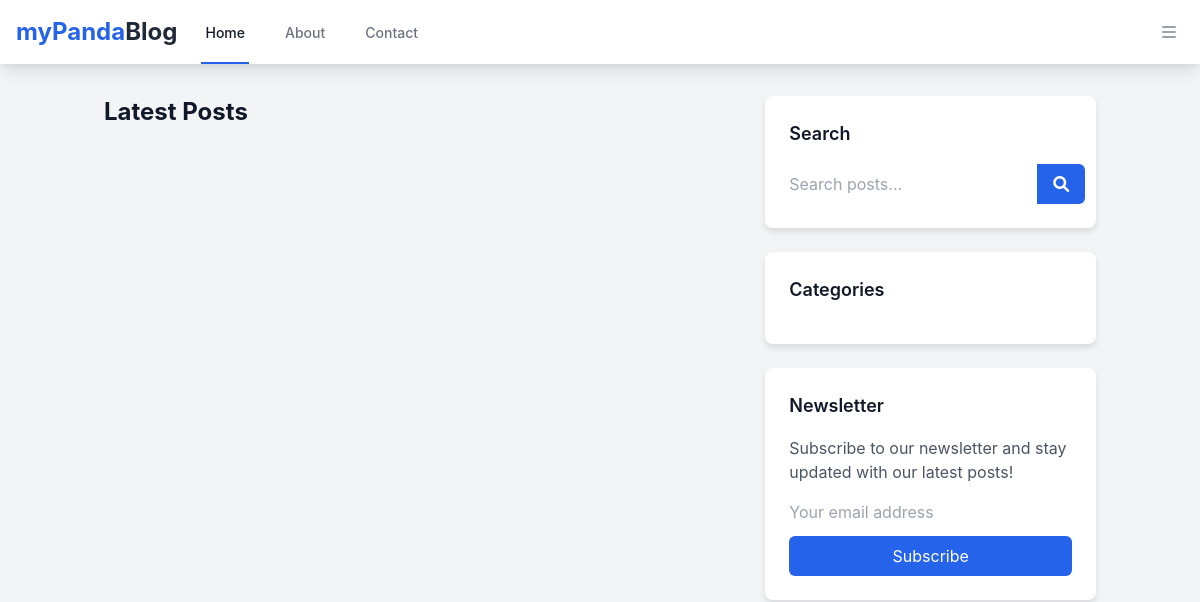
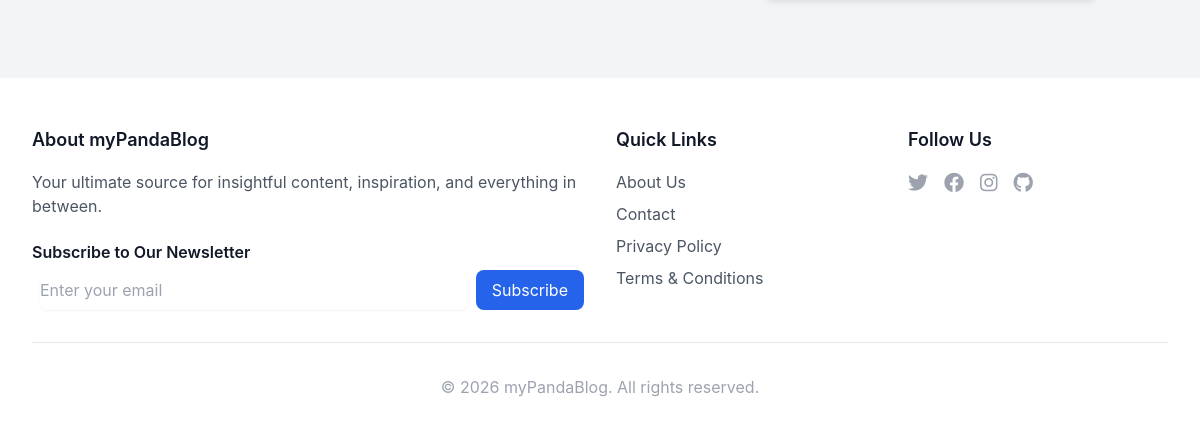
The app's page /, older data (2 pictures, top to bottom).
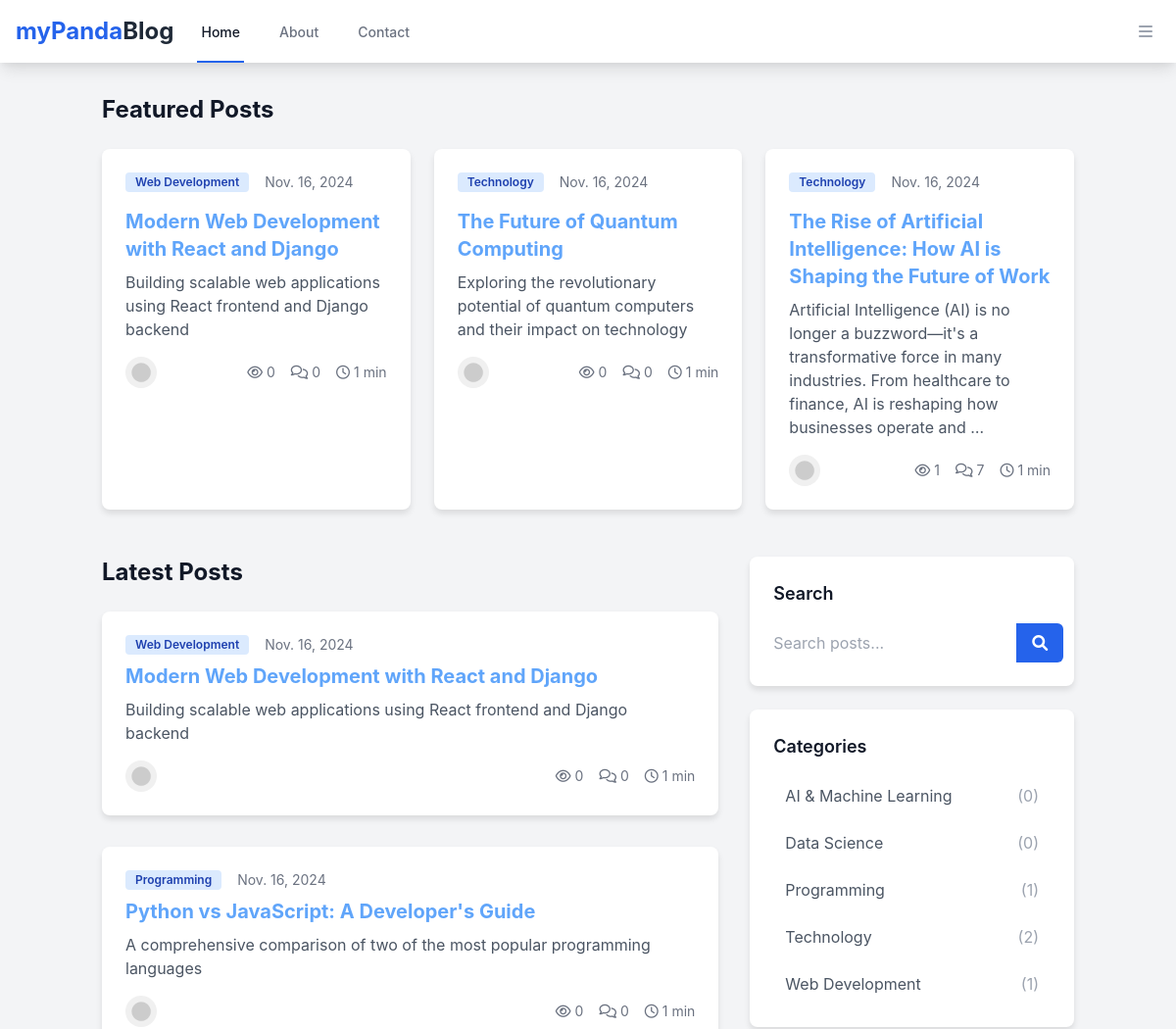
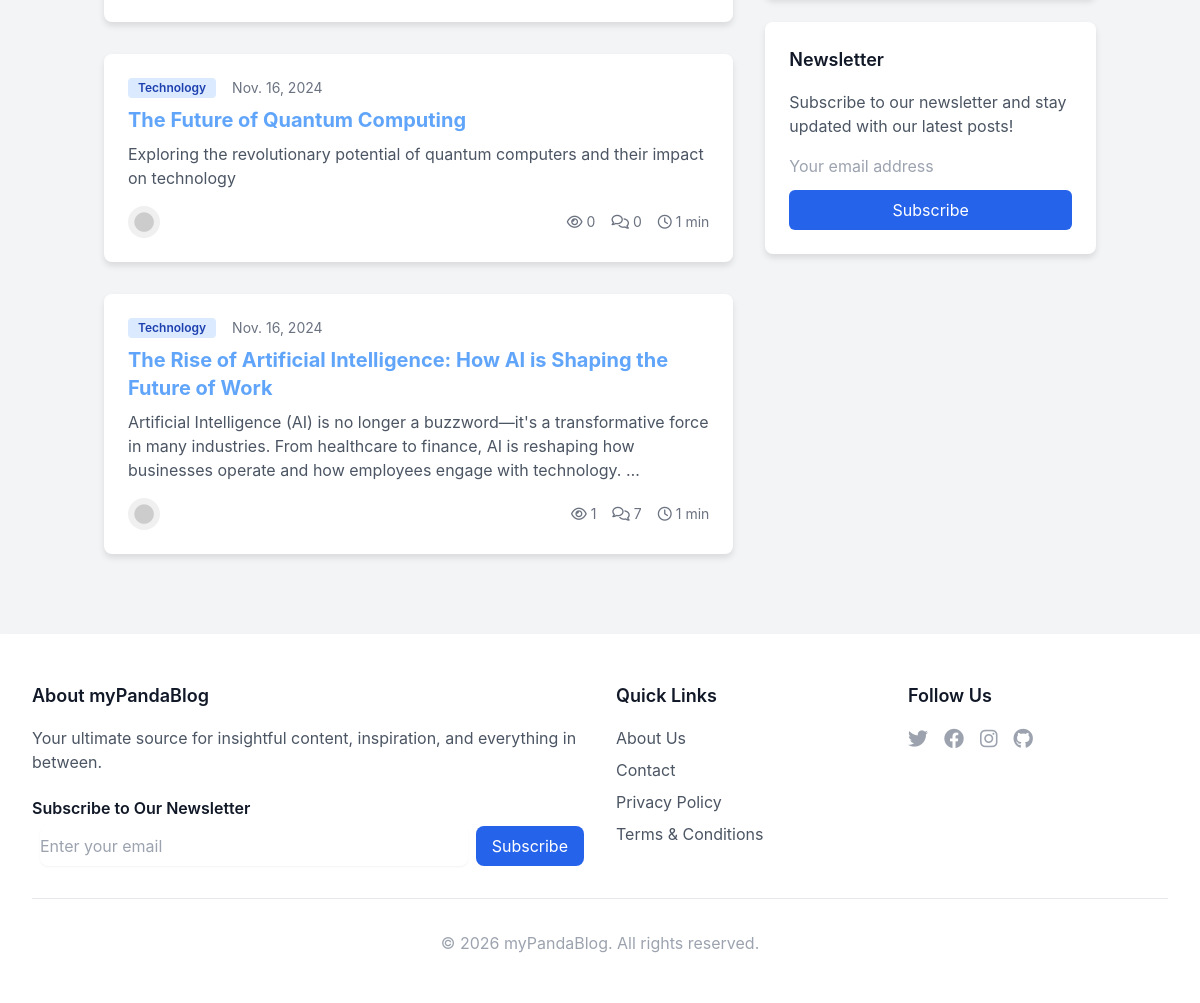
The same page, newer data (2 pictures, top to bottom).
### blog/models.py (models this page shows, shortened)
class Post(models.Model):
    ACTIVE = 'active'
    DRAFT = 'draft'
    SCHEDULED = 'scheduled'
    CHOICES_STATUS = (
        (ACTIVE, 'Active'),
        (DRAFT, 'Draft'),
        (SCHEDULED, 'Scheduled'),
    )
    title = models.CharField(max_length=255, db_index=True)
    slug = models.SlugField(db_index=True, unique=True)
    category = models.ForeignKey(Category, related_name="posts", on_delete=models.CASCADE)
    intro = CKEditor5Field(blank=True, null=True, config_name='default')
    content = CKEditor5Field(blank=True, null=True, config_name='default')
    created_at = models.DateTimeField(auto_now_add=True)
    updated_at = models.DateTimeField(auto_now=True)
    published_at = models.DateTimeField(null=True, blank=True)
    status = models.CharField(max_length=10, choices=CHOICES_STATUS, default=DRAFT)
    image = models.ImageField(upload_to="uploads/", null=True, blank=True)
    video_url = models.URLField(blank=True, help_text="YouTube or Vimeo URL")
    meta_title = models.CharField(max_length=60, blank=True, help_text="SEO meta title")
    meta_description = models.CharField(max_length=160, blank=True, help_text="SEO meta description")
    canonical_url = models.URLField(blank=True, help_text="Canonical URL if this is a repost")
    views_count = models.PositiveIntegerField(default=0)
    featured = models.BooleanField(default=False)
    tags = TaggableManager(blank=True)
    class Meta:
        ordering = ["-created_at"]
        indexes = [
            models.Index(fields=['created_at', 'status']),
            models.Index(fields=['category', 'status']),
            models.Index(fields=['status', 'published_at']),
        ]
    @property
    def reading_time(self):
        text = strip_tags(self.content)
        words = len(text.split())
        minutes = round(words / 200)  # Average reading speed of 200 words per minute
        return max(1, minutes)  # Minimum 1 minute reading time

class Category(models.Model):
    title = models.CharField(max_length=255, db_index=True)
    slug = models.SlugField(db_index=True, unique=True)
    description = models.TextField(blank=True)
    meta_description = models.CharField(max_length=160, blank=True, help_text="SEO meta description")
    class Meta:
        ordering = ["title"]
        verbose_name_plural = "Categories"
    def __str__(self):
        return self.title

### blog/views.py (the view)
# urls.py: path('', views.frontpage, name='frontpage'),
def frontpage(request):
    featured_posts = Post.objects.filter(status=Post.ACTIVE, featured=True).select_related(
        'category'
    ).annotate(
        comment_count=Count('comments', filter=Q(comments__is_approved=True))
    ).order_by('-created_at')[:3]
    posts = Post.objects.filter(status=Post.ACTIVE).select_related(
        'category'
    ).annotate(
        comment_count=Count('comments', filter=Q(comments__is_approved=True))
    ).order_by('-created_at')
    categories = Category.objects.all().annotate(
        post_count=Count('posts', filter=Q(posts__status=Post.ACTIVE))
    )
    paginator = Paginator(posts, 10)
    page = request.GET.get('page')
    try:
        posts = paginator.page(page)
    except PageNotAnInteger:
        posts = paginator.page(1)
    except EmptyPage:
        posts = paginator.page(paginator.num_pages)
    context = {
        'posts': posts,
        'featured_posts': featured_posts,
        'categories': categories,
    }
    return render(request, 'frontpage.html', context)

### templates/frontpage.html (shortened to what this page needs)
{% extends 'base.html' %}
{% load static %}
{% block content %}
<div class="max-w-7xl mx-auto">
    {% if featured_posts %}
    <div class="mb-12">
        <h2 class="text-2xl font-bold text-gray-900 mb-6">Featured Posts</h2>
        <div class="grid grid-cols-1 md:grid-cols-3 gap-6">
            {% for post in featured_posts|slice:":3" %}
            <div class="bg-white rounded-lg shadow-md overflow-hidden hover:shadow-lg transition-shadow duration-300">
                <div class="p-6">
                    <div class="flex items-center mb-4">
                        <span class="bg-blue-100 text-blue-800 text-xs font-semibold px-2.5 py-0.5 rounded">{{ post.category }}</span>
                        <span class="text-gray-500 text-sm ml-4">{{ post.created_at|date }}</span>
                    </div>
                    <h3 class="text-xl font-bold text-gray-900 mb-2">
                        <a href="{% url 'blog:post_detail' post.category.slug post.slug %}" class="hover:text-blue-600">{{ post.title }}</a>
                    </h3>
                    <p class="text-gray-600 mb-4">{{ post.intro|striptags|truncatewords:25 }}</p>
                    <div class="flex items-center justify-between">
                        <div class="flex items-center">
                            <img src="{% static 'images/default-avatar.png' %}"
                                 alt="Author avatar"
                                 class="w-8 h-8 rounded-full">
                        </div>
                        <div class="flex items-center space-x-4 text-sm text-gray-500">
                            <div class="flex items-center">
                                <i class="far fa-eye mr-1"></i>
                                {{ post.views_count }}
                            </div>
                            <div class="flex items-center">
                                <i class="far fa-comments mr-1"></i>
                                {{ post.comment_count }}
                            </div>
                            <div class="flex items-center">
                                <i class="far fa-clock mr-1"></i>
                                {{ post.reading_time }} min
                            </div>
                        </div>
                    </div>
                </div>
            </div>
            {% endfor %}
        </div>
    </div>
    {% endif %}
    <div class="flex flex-col md:flex-row gap-8">
        <div class="w-full md:w-2/3">
            <h2 class="text-2xl font-bold text-gray-900 mb-6">Latest Posts</h2>
            <div class="space-y-8">
                {% for post in posts %}
                <article class="bg-white rounded-lg shadow-md overflow-hidden hover:shadow-lg transition-shadow duration-300">
                    <div class="md:flex">
                        <div class="p-6">
                            <div class="flex items-center mb-2">
                                <span class="bg-blue-100 text-blue-800 text-xs font-semibold px-2.5 py-0.5 rounded">{{ post.category }}</span>
                                <span class="text-gray-500 text-sm ml-4">{{ post.created_at|date }}</span>
                            </div>
                            <h3 class="text-xl font-bold text-gray-900 mb-2">
                                <a href="{% url 'blog:post_detail' post.category.slug post.slug %}" class="hover:text-blue-600">{{ post.title }}</a>
                            </h3>
                            <p class="text-gray-600 mb-4">{{ post.intro|striptags|truncatewords:30 }}</p>
                            <div class="flex items-center justify-between">
                                <div class="flex items-center">
                                    <img src="{% static 'images/default-avatar.png' %}"
                                         alt="Author avatar"
                                         class="w-8 h-8 rounded-full">
                                </div>
                                <div class="flex items-center space-x-4 text-sm text-gray-500">
                                    <div class="flex items-center">
                                        <i class="far fa-eye mr-1"></i>
                                        {{ post.views_count }}
                                    </div>
                                    <div class="flex items-center">
                                        <i class="far fa-comments mr-1"></i>
                                        {{ post.comment_count }}
                                    </div>
                                    <div class="flex items-center">
                                        <i class="far fa-clock mr-1"></i>
                                        {{ post.reading_time }} min
                                    </div>
                                </div>
                            </div>
                        </div>
                    </div>
                </article>
                {% endfor %}
            </div>
        </div>
        <div class="w-full md:w-1/3">
            <div class="bg-white rounded-lg shadow-md p-6 mb-6">
                <h3 class="text-lg font-semibold text-gray-900 mb-4">Search</h3>
                <form action="{% url 'blog:search' %}" method="get">
                    <div class="flex">
                        <input type="text" name="query" placeholder="Search posts..."
                               class="flex-1 rounded-l-md border-gray-300 focus:border-blue-500 focus:ring-blue-500">
                        <button type="submit" class="px-4 py-2 bg-blue-600 text-white rounded-r-md hover:bg-blue-700">
                            <i class="fas fa-search"></i>
                        </button>
                    </div>
                </form>
            </div>
            <div class="bg-white rounded-lg shadow-md p-6 mb-6">
                <h3 class="text-lg font-semibold text-gray-900 mb-4">Categories</h3>
                <div class="space-y-2">
                    {% for category in categories %}
                    <a href="{% url 'blog:category_detail' category.slug %}"
                       class="block px-3 py-2 text-gray-600 hover:text-blue-600 hover:bg-gray-50 rounded-md">
                        {{ category.title }}
                        <span class="float-right text-gray-400">({{ category.posts.count }})</span>
                    </a>
                    {% endfor %}
                </div>
            </div>
            <div class="bg-white rounded-lg shadow-md p-6">
                <h3 class="text-lg font-semibold text-gray-900 mb-4">Newsletter</h3>
                <p class="text-gray-600 mb-4">Subscribe to our newsletter and stay updated with our latest posts!</p>
                <form method="POST" action="{% url 'blog:newsletter_signup' %}">
                    <input type="email" name="email" placeholder="Your email address" required
                           class="w-full rounded-md border-gray-300 mb-3 focus:border-blue-500 focus:ring-blue-500">
                    <button type="submit"
                            class="w-full px-4 py-2 bg-blue-600 text-white rounded-md hover:bg-blue-700">
                        Subscribe
                    </button>
                </form>
            </div>
        </div>
    </div>
</div>
{% endblock %}

### templates/base.html (shortened to what this page needs)
{% load static %}
<!DOCTYPE html>
<html lang="en" class="h-full">
<head>
    <link rel="stylesheet" href="https://cdnjs.cloudflare.com/ajax/libs/tailwindcss/2.2.19/tailwind.min.css">
    <link rel="stylesheet" href="https://cdnjs.cloudflare.com/ajax/libs/font-awesome/6.0.0/css/all.min.css">
    <link rel="stylesheet" href="https://unpkg.com/tippy.js@6/dist/tippy.css">
    <link rel="stylesheet" href="{% static 'css/main.css' %}">
</head>
<body class="h-full flex flex-col bg-gray-100 font-family-karla">
    <nav class="bg-white shadow-lg sticky top-0 z-50">
        <div class="max-w-7xl mx-auto px-4">
            <div class="flex justify-between h-16">
                <div class="flex">
                    <div class="flex-shrink-0 flex items-center">
                        <a href="{% url 'blog:frontpage' %}" class="text-2xl font-bold text-blue-600">myPanda<span class="text-gray-800">Blog</span></a>
                    </div>
                    {% url 'blog:frontpage' as url_home %}
                    {% url 'blog:about' as url_about %}
                    {% url 'blog:contact' as url_contact %}
                    <div class="hidden md:ml-6 md:flex md:space-x-8">
                        <a href="{{ url_home }}" class="inline-flex items-center px-1 pt-1 border-b-2 text-sm font-medium {% if request.path == url_home %}border-blue-600 text-gray-900{% else %}border-transparent text-gray-500 hover:text-gray-900 hover:border-gray-300{% endif %}">Home</a>
                        <a href="{{ url_about }}" class="inline-flex items-center px-1 pt-1 border-b-2 text-sm font-medium {% if request.path == url_about %}border-blue-600 text-gray-900{% else %}border-transparent text-gray-500 hover:text-gray-900 hover:border-gray-300{% endif %}">About</a>
                        <a href="{{ url_contact }}" class="inline-flex items-center px-1 pt-1 border-b-2 text-sm font-medium {% if request.path == url_contact %}border-blue-600 text-gray-900{% else %}border-transparent text-gray-500 hover:text-gray-900 hover:border-gray-300{% endif %}">Contact</a>
                    </div>
                </div>
                <div class="flex items-center md:hidden">
                    <button type="button" class="mobile-menu-button inline-flex items-center justify-center p-2 rounded-md text-gray-400 hover:text-gray-500 hover:bg-gray-100">
                        <i class="fas fa-bars"></i>
                    </button>
                </div>
            </div>
        </div>
    </nav>
    <main id="main-content" class="flex-grow container mx-auto px-4 py-8">
        {% block content %}{% endblock %}
    </main>
    <footer class="bg-white shadow-lg mt-12">
        <div class="max-w-7xl mx-auto py-12 px-4 sm:px-6 lg:px-8">
            <div class="grid grid-cols-1 md:grid-cols-4 gap-8">
                <div class="col-span-1 md:col-span-2">
                    <h3 class="text-lg font-semibold text-gray-900 mb-4">About myPandaBlog</h3>
                    <p class="text-gray-600">Your ultimate source for insightful content, inspiration, and everything in between.</p>
                    <div class="mt-6">
                        <h4 class="text-md font-semibold text-gray-900 mb-2">Subscribe to Our Newsletter</h4>
                        <form action="{% url 'blog:newsletter_signup' %}" method="POST" class="flex space-x-2">
                            <input type="email" name="email" required
                                   class="flex-1 rounded-lg border-gray-300 shadow-sm focus:border-blue-500 focus:ring-blue-500"
                                   placeholder="Enter your email">
                            <button type="submit"
                                    class="bg-blue-600 text-white px-4 py-2 rounded-lg hover:bg-blue-700 focus:outline-none focus:ring-2 focus:ring-blue-500 focus:ring-offset-2">
                                Subscribe
                            </button>
                        </form>
                    </div>
                </div>
                <div>
                    <h3 class="text-lg font-semibold text-gray-900 mb-4">Quick Links</h3>
                    <ul class="space-y-2">
                        <li><a href="{% url 'blog:about' %}" class="text-gray-600 hover:text-gray-900">About Us</a></li>
                        <li><a href="{% url 'blog:contact' %}" class="text-gray-600 hover:text-gray-900">Contact</a></li>
                        <li><a href="{% url 'blog:privacy_policy' %}" class="text-gray-600 hover:text-gray-900">Privacy Policy</a></li>
                        <li><a href="{% url 'blog:terms_conditions' %}" class="text-gray-600 hover:text-gray-900">Terms & Conditions</a></li>
                    </ul>
                </div>
                <div>
                    <h3 class="text-lg font-semibold text-gray-900 mb-4">Follow Us</h3>
                    <div class="flex space-x-4">
                        <a href="#" class="text-gray-400 hover:text-gray-500">
                            <i class="fab fa-twitter fa-lg"></i>
                        </a>
                        <a href="#" class="text-gray-400 hover:text-gray-500">
                            <i class="fab fa-facebook fa-lg"></i>
                        </a>
                        <a href="#" class="text-gray-400 hover:text-gray-500">
                            <i class="fab fa-instagram fa-lg"></i>
                        </a>
                        <a href="#" class="text-gray-400 hover:text-gray-500">
                            <i class="fab fa-github fa-lg"></i>
                        </a>
                    </div>
                </div>
            </div>
            <div class="mt-8 border-t border-gray-200 pt-8">
                <p class="text-center text-gray-400">&copy; {% now "Y" %} myPandaBlog. All rights reserved.</p>
            </div>
        </div>
    </footer>
</body>
</html>

Row changes from the older to the newer data that the page shows:
added Post: category "Web Development", created_at "Nov. 16, 2024", title "Modern Web Development with React and Django", intro "Building scalable web applications using React frontend and Django backend", views_count "0", comment_count "0", reading_time "1"
added Post: category "Technology", created_at "Nov. 16, 2024", title "The Future of Quantum Computing", intro "Exploring the revolutionary potential of quantum computers and their impact on technology", views_count "0", comment_count "0", reading_time "1"
added Post: category "Technology", created_at "Nov. 16, 2024", title "The Rise of Artificial Intelligence: How AI is Shaping the Future of Work", intro "Artificial Intelligence (AI) is no longer a buzzword—it's a transformative force in many industries. From healthcare to finance, AI is reshaping how businesses operate and …", views_count "1", comment_count "7", reading_time "1", intro "Artificial Intelligence (AI) is no longer a buzzword—it's a transformative force in many industries. From healthcare to finance, AI is reshaping how businesses operate and how employees engage with technology. …"
added Post: category "Programming", created_at "Nov. 16, 2024", title "Python vs JavaScript: A Developer's Guide", intro "A comprehensive comparison of two of the most popular programming languages", views_count "0", comment_count "0", reading_time "1", shown under "Latest Posts"
added Category: title "AI & Machine Learning", posts.count "0"
added Category: title "Data Science", posts.count "0"
added Category: title "Programming", posts.count "1"
added Category: title "Technology", posts.count "2"
added Category: title "Web Development", posts.count "1"
Text that changed along with them:
text now shown: "Featured Posts"
